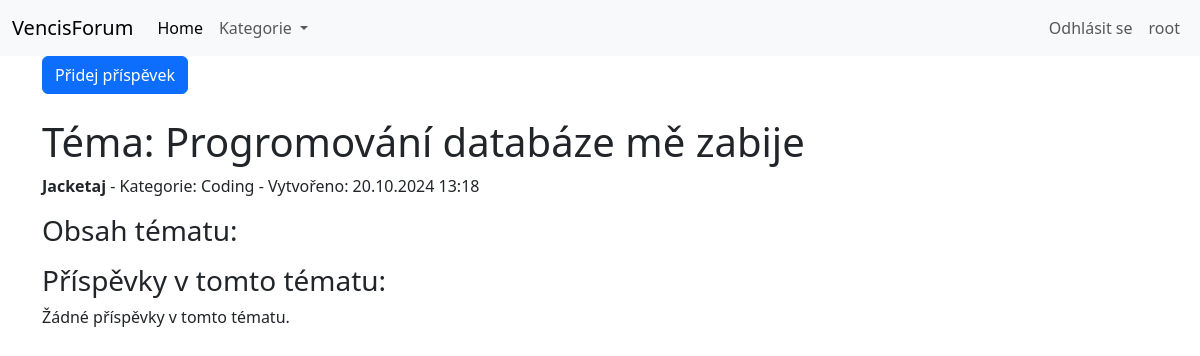
Screenshot of /topics.php?id=3 with the database file from the repository.
### tables this page shows
CREATE TABLE `topics` (
    `id` INT UNSIGNED AUTO_INCREMENT PRIMARY KEY,
    `user_id` INT UNSIGNED,
    `category_id` INT UNSIGNED,
    `title` VARCHAR(255),
    `created_at` TIMESTAMP
);

CREATE TABLE `users` (
  `id` INT UNSIGNED AUTO_INCREMENT PRIMARY KEY,
  `role_id` INT UNSIGNED,
  `username` varchar(255),
  `password` varchar(255),
  `created_at` timestamp
);

CREATE TABLE `categories` (
    `id` iNT UNSIGNED AUTO_INCREMENT PRIMARY KEY,
    `name` VARCHAR(255),
    `created_at` TIMESTAMP
);

### db/db.php (called while the page is built, shortened)
<?php
$username = "root";

### topics.php (the view, shortened to what this page needs)
<?php
include "db/db.php";
$topic_id = isset($_GET['id']) ? (int)$_GET['id'] : 0;
$sql_topic = "SELECT t.*, c.name AS category_name, u.username
              FROM topics t
              JOIN categories c ON t.category_id = c.id
              JOIN users u ON t.user_id = u.id
              WHERE t.id = :topic_id";
$stmt_topic = $db->prepare($sql_topic);
$stmt_topic->bindParam(':topic_id', $topic_id, PDO::PARAM_INT);
$stmt_topic->execute();
$topic = $stmt_topic->fetch(PDO::FETCH_ASSOC);
$sql_posts = "SELECT p.*, u.username
              FROM posts p
              JOIN users u ON p.user_id = u.id
              WHERE p.topic_id = :topic_id
              ORDER BY p.created_at DESC";
$stmt_posts = $db->prepare($sql_posts);
$stmt_posts->bindParam(':topic_id', $topic_id, PDO::PARAM_INT);
$stmt_posts->execute();
$posts = $stmt_posts->fetchAll(PDO::FETCH_ASSOC);
$postForm = null;
if(array_key_exists("AddPost", $_POST)) {
    $postForm =
    "<div class='container'>
        <form method='POST'>
            <textarea name='PostTitle' placeholder='Název příspěvku' required></textarea>
            <textarea name='PostContent' placeholder='Napiš sem tvůj příspěvek' required></textarea>
            <button type='submit' name='uploadPost'>Uploadni příspěvek</button>
        </form>
    </div>";
} else {
    $postForm = "<div class='container'>
        <form method='post'>
            <button name='AddPost' class='btn btn-primary'>Přidej příspěvek</button>
        </form>
    </div>";
}
?>
<!DOCTYPE html>
<html lang="en">
<head>
    <link href="https://cdn.jsdelivr.net/npm/bootstrap@5.3.3/dist/css/bootstrap.min.css" rel="stylesheet">
</head>
<body>
    <nav class="navbar navbar-expand-lg bg-body-tertiary">
        <div class="container-fluid">
            <a class="navbar-brand" href="#">VencisForum</a>
            <div class="collapse navbar-collapse" id="navbarSupportedContent">
                <ul class="navbar-nav me-auto mb-2 mb-lg-0">
                    <li class="nav-item">
                        <a class="nav-link active" href="index.php">Home</a>
                    </li>
                    <li class="nav-item dropdown">
                        <a class="nav-link dropdown-toggle" href="index.php" role="button" data-bs-toggle="dropdown" aria-expanded="false">
                            Kategorie
                        </a>
                    </li>
                </ul>
                <ul class="navbar-nav ms-auto mb-2 mb-lg-0">
                    <?php if (isset($username)): ?>
                        <li class="nav-item">
                            <a class="nav-link" href="logout.php">Odhlásit se</a>
                        </li>
                        <li class="nav-item">
                            <a class="nav-link" href="profile.php"><?php echo htmlspecialchars($username); ?></a>
                        </li>
                    <?php else: ?>
                        <li class="nav-item">
                            <a class="nav-link" href="login.php">Přihlásit se</a>
                        </li>
                    <?php endif; ?>
                </ul>
            </div>
        </div>
    </nav>
    <?php echo $postForm; ?>
    <div class="container mt-4">
        <h1>Téma: <?php echo htmlspecialchars($topic['title']); ?></h1>
        <p><strong><?php echo htmlspecialchars($topic['username']); ?></strong> - Kategorie: <?php echo htmlspecialchars($topic['category_name']); ?> - Vytvořeno: <?php echo date('d.m.Y H:i', strtotime($topic['created_at'])); ?></p>
        <div class="topic-content">
            <h3>Obsah tématu:</h3>
        </div>
        <h3>Příspěvky v tomto tématu:</h3>
        <?php if (!empty($posts)): ?>
            <div class="list-group">
                <?php foreach ($posts as $post): ?>
                    <div class="list-group-item">
                        <h4 class="mb-1"><?php echo htmlspecialchars($post['title']); ?></h4>
                        <h5 class="mb-1"><?php echo htmlspecialchars($post['username']); ?></h5>
                        <p class="mb-1"><?php echo date('d.m.Y H:i', strtotime($post['created_at'])); ?></p>
                        <div class="post-content mt-2">
                            <p><?php echo nl2br(htmlspecialchars($post['content'])); ?></p>
                        </div>
                    </div>
                <?php endforeach; ?>
            </div>
        <?php else: ?>
            <p>Žádné příspěvky v tomto tématu.</p>
        <?php endif; ?>
    </div>
</body>
</html>

### rows the page displays
topics: title "Progromování databáze mě zabije", user.username "Jacketaj", category.name "Coding", created_at "20.10.2024 13:18"

### other values shown
$username "root"
